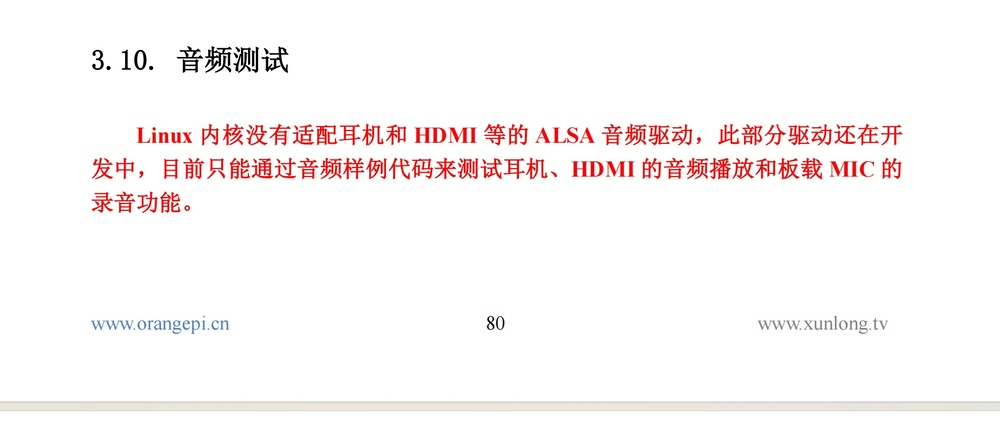
#> input picture img/test.jpg, 1000 x 445 px, shrunk from 1863 x 829 before the run
$ python use-mat.py
#> lines starting #> are read from the running program, lines starting #| are printed output that depends on the picture

import cv2
import numpy as np


if __name__ == '__main__':
    img = cv2.imread('./img/test.jpg')
#> img is the input picture: shape (445, 1000, 3); mean B, G, R 246.9, 247.2, 251.5

    print(img.shape)
#| (445, 1000, 3)
    print(img.size)
#| 1335000

    b,g,r = cv2.split(img)
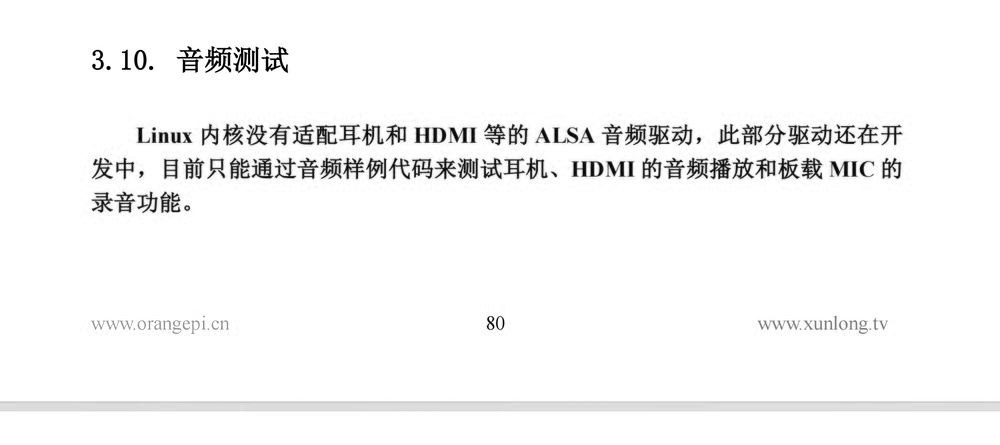
#> b: shape (445, 1000); min 0, max 255, mean 246.9
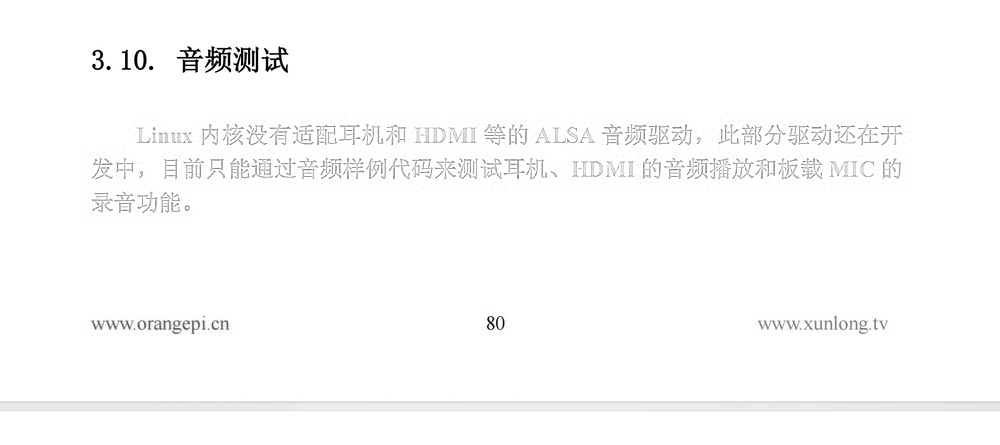
#> r: shape (445, 1000); min 0, max 255, mean 251.5

    img2 = cv2.merge([b,g,r])


    cv2.imshow('frame',g)
    cv2.imshow('frame2',img2)
    cv2.waitKey(0)
